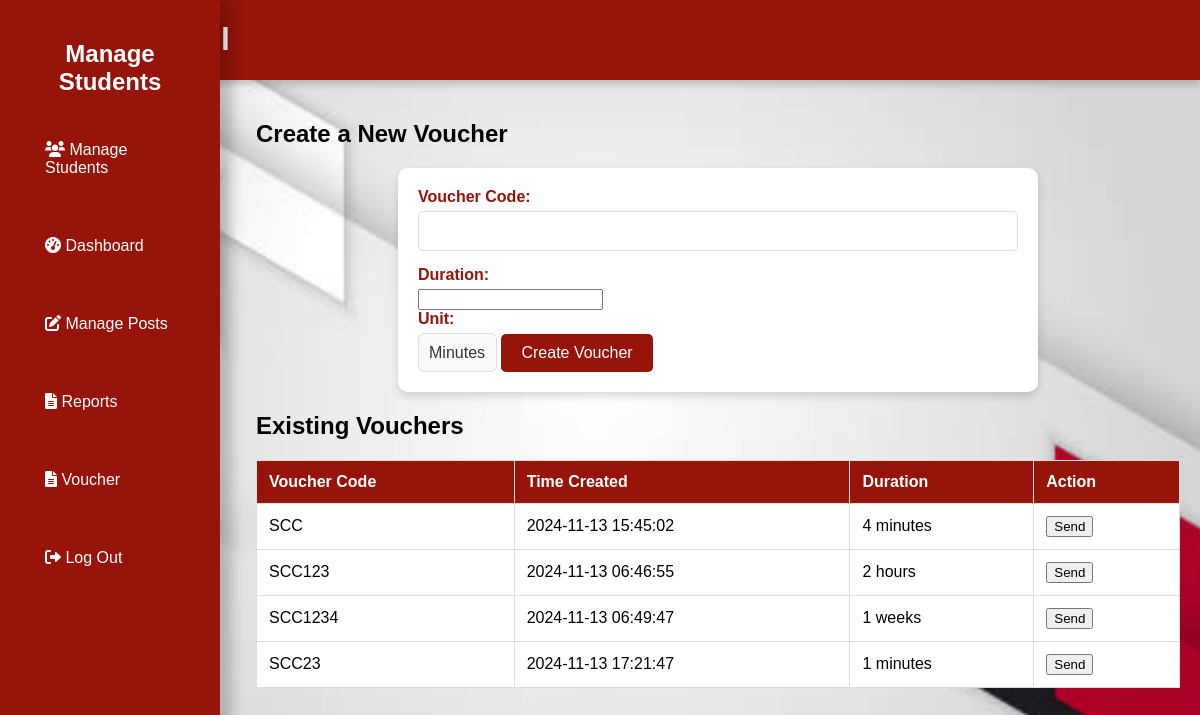
The page /admin_voucher.php (signed in) on the database its author committed.
### tables this page shows
CREATE TABLE `vouchers` (
  `voucher_code` varchar(255) NOT NULL,
  `time_created` timestamp NOT NULL DEFAULT current_timestamp(),
  `duration` int(11) DEFAULT 0,
  `duration_unit` varchar(10) DEFAULT 'minutes',
  `reward_amount` int(11) DEFAULT NULL
);

### admin_voucher.php (the view, shortened to what this page needs)
<?php
$conn = new mysqli('localhost', 'root', '', 'student_rewards');
$vouchers_query = "SELECT voucher_code, time_created, duration, duration_unit FROM vouchers";
$vouchers_result = $conn->query($vouchers_query);
?>
<!DOCTYPE html>
<html lang="en">
<head>
    <link rel="stylesheet" href="adminstyle.css">
    <link rel="stylesheet" href="https://cdnjs.cloudflare.com/ajax/libs/font-awesome/6.0.0-beta3/css/all.min.css">
</head>
<body>
<div class="header">
    <h1>Admin Panel</h1>
</div>
<div class="sidebar">
    <h2>Manage Students</h2>
    <ul>
        <li><a href="admin.php"><i class="fas fa-users"></i> Manage Students</a></li>
        <li><a href="admindash.php"><i class="fas fa-tachometer-alt"></i> Dashboard</a></li>
        <li><a href="manage_posts.php"><i class="fas fa-edit"></i> Manage Posts</a></li>
        <li><a href="reports.php"><i class="fas fa-file-alt"></i> Reports</a></li>
        <li><a href="admin_voucher.php"><i class="fas fa-file-alt"></i> Voucher</a></li>
        <li><a href="logout.php"><i class="fas fa-sign-out-alt"></i> Log Out</a></li>
    </ul>
</div>
<div class="main-content">
    <h2>Create a New Voucher</h2>
    <form action="admin_voucher.php" method="POST">
        <label for="voucher_code">Voucher Code:</label>
        <input type="text" id="voucher_code" name="voucher_code" required>
        <label for="duration">Duration:</label>
        <input type="number" id="duration" name="duration" min="1" required>
        <label for="duration_unit">Unit:</label>
        <select id="duration_unit" name="duration_unit">
            <option value="minutes">Minutes</option>
        </select>
        <button type="submit" name="create_voucher">Create Voucher</button>
    </form>
    <h2>Existing Vouchers</h2>
    <table>
        <tr>
            <th>Voucher Code</th>
            <th>Time Created</th>
            <th>Duration</th>
            <th>Action</th>
        </tr>
        <?php while ($row = $vouchers_result->fetch_assoc()): ?>
            <tr>
                <td><?php echo htmlspecialchars($row['voucher_code']); ?></td>
                <td><?php echo htmlspecialchars($row['time_created']); ?></td>
                <td><?php echo htmlspecialchars($row['duration'] . ' ' . $row['duration_unit']); ?></td>
                <td>
                    <button class="send-button" data-voucher-code="<?php echo htmlspecialchars($row['voucher_code']); ?>">
                        Send
                    </button>
                </td>
            </tr>
        <?php endwhile; ?>
    </table>
</div>
</body>
</html>

### adminstyle.css (style rules this page uses)
body { font-family: Arial, sans-serif; margin: 0; padding-left: 3%; background: url("rwbg.jpg") no-repeat center center fixed; background-size: cover; color: rgb(0, 0, 0); }
.header { display: flex; justify-content: space-between; align-items: center; padding: 0; background-color: #96140a; color: white; box-shadow: 0 4px 8px rgba(0, 0, 0, 0.2); }
.sidebar { width: 200px; height: 100%; background-color: #96140a; padding: 20px; position: fixed; top: 0; left: 0; transition: all 0.3s ease; box-shadow: 12px 0 12px rgba(0, 0, 0, 0.2); }
.sidebar h2 { color: white; text-align: center; }
.sidebar ul { list-style: none; padding: 0; }
.sidebar li { margin-bottom: 10px; }
.sidebar a { text-decoration: none; color: white; padding: 25px; display: block; transition: background 0.3s; }
.main-content { margin-left: 220px; padding: 20px; transition: margin-left 0.3s ease; }
table { width: 100%; border-collapse: collapse; background-color: white; }
th, td { border: 1px solid #ddd; padding: 12px; text-align: left; }
th { background-color: #96140a; color: white; }
form { background-color: #fff; border-radius: 10px; padding: 20px; box-shadow: 0 4px 8px rgba(0, 0, 0, 0.15); max-width: 600px; margin: 20px auto; }
form label { display: block; font-weight: bold; margin-bottom: 5px; color: #96140a; }
form input[type="text"], form textarea { width: 100%; padding: 10px; border: 1px solid #ddd; border-radius: 5px; margin-bottom: 15px; font-size: 1rem; box-sizing: border-box; }
form button[type="submit"] { background-color: #96140a; color: white; border: none; padding: 10px 20px; font-size: 1rem; border-radius: 5px; cursor: pointer; transition: background-color 0.3s ease; }
@media (max-width: 1200px) { .sidebar { width: 180px; } }
@media (max-width: 1200px) { .main-content { margin-left: 200px; } }
@media (max-width: 1200px) { .sidebar a { font-size: 16px; } }
#duration_unit { width: auto; padding: 10px; font-size: 1rem; border: 1px solid #ddd; border-radius: 6px; background-color: #f9f9f9; color: #333; appearance: none; cursor: pointer; transition: background 0.3s, border-color 0.3s; }

### rows shown on the page
vouchers: voucher_code "SCC", time_created "2024-11-13 15:45:02", duration+duration_unit "4 minutes"
vouchers: voucher_code "SCC123", time_created "2024-11-13 06:46:55", duration+duration_unit "2 hours"
vouchers: voucher_code "SCC1234", time_created "2024-11-13 06:49:47", duration+duration_unit "1 weeks"
vouchers: voucher_code "SCC23", time_created "2024-11-13 17:21:47", duration+duration_unit "1 minutes"
